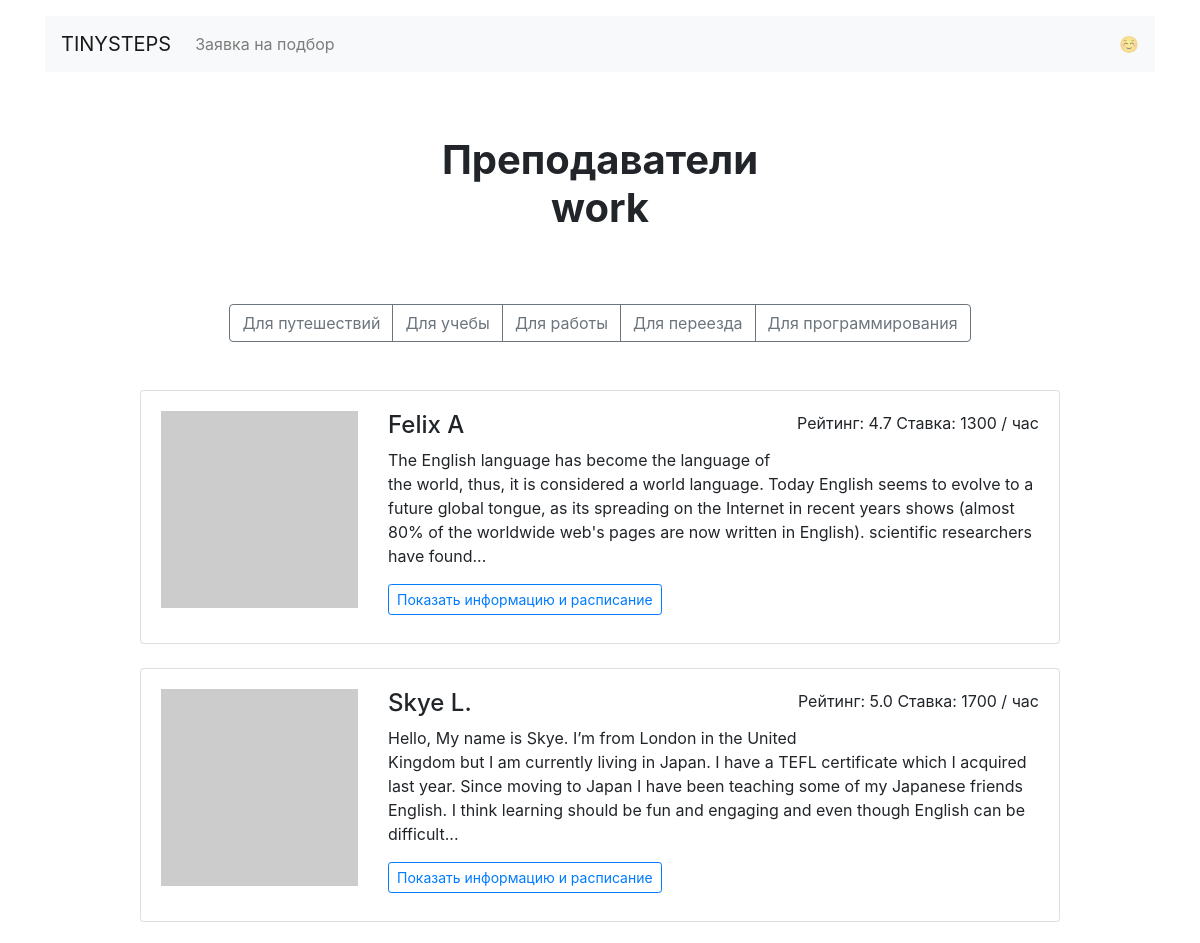
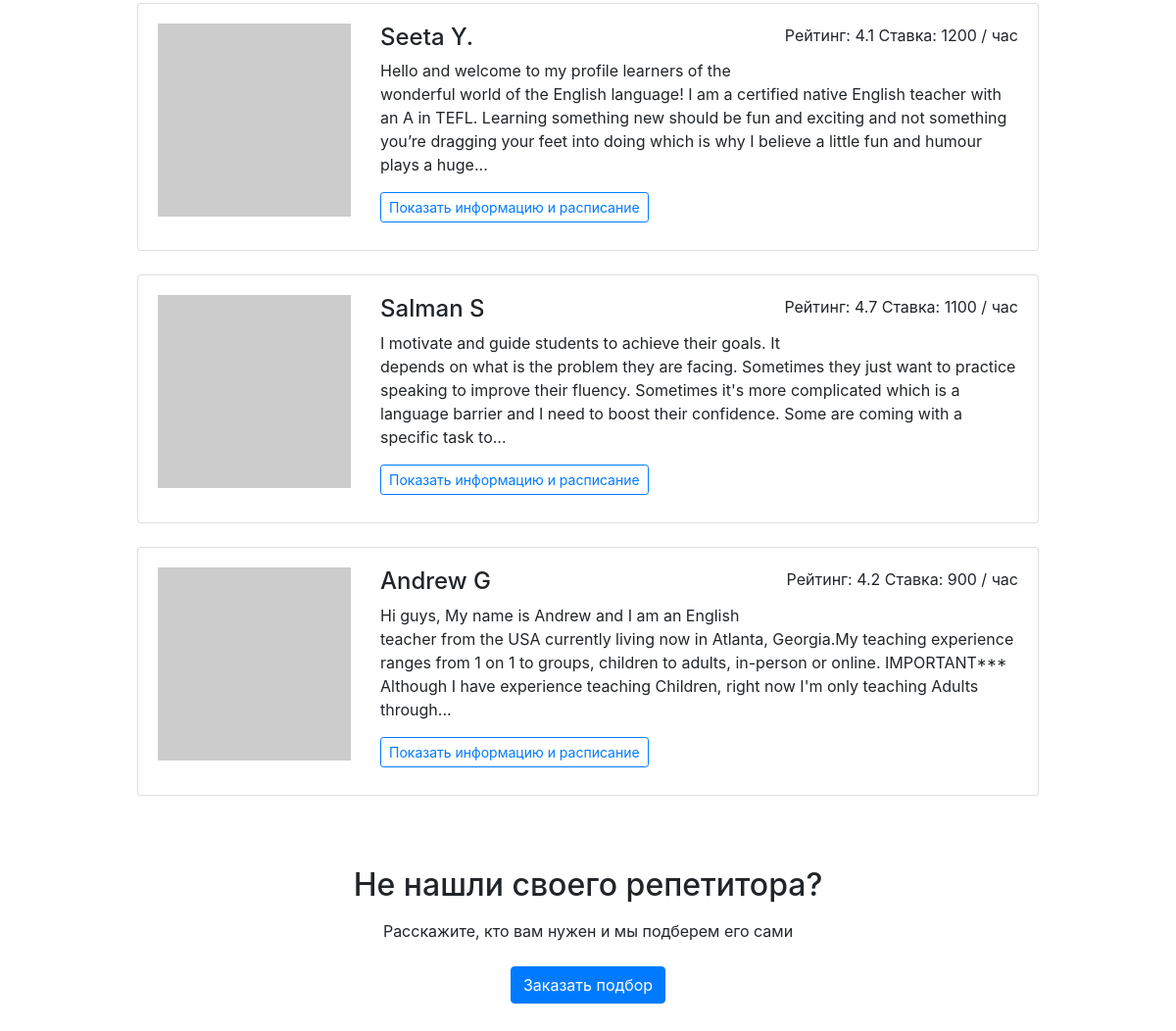
The app's page /goals/work/ with its own data (2 pictures, top to bottom).
### app.py (models this page shows)
class Teachers(db.Model):
    __tablename__ = "teachers"
    id = db.Column(db.Integer, primary_key=True)
    name = db.Column(db.String, nullable=False)
    about = db.Column(db.String)
    rating = db.Column(db.Float, nullable=False)
    picture = db.Column(db.String, nullable=False)
    price = db.Column(db.Integer, nullable=False)
    gender = db.Column(db.Boolean, nullable=False)
    travel = db.Column(db.Boolean, nullable=False)
    study = db.Column(db.Boolean, nullable=False)
    work = db.Column(db.Boolean, nullable=False)
    program = db.Column(db.Boolean, nullable=False)
    relocate = db.Column(db.Boolean, nullable=False)
    book = db.relationship("Booking")

### app.py (the view)
@app.route('/goals/<goal>/')
def render_goals_page(goal):
    teacher = db.session.query(Teachers).all()
    if goal == 'travel':
        teacher = db.session.query(Teachers).filter(Teachers.travel == True).all()
    elif goal == 'study':
        teacher = db.session.query(Teachers).filter(Teachers.study == True).all()
    elif goal == 'work':
        teacher = db.session.query(Teachers).filter(Teachers.work == True).all()
    elif goal == 'program':
        teacher = db.session.query(Teachers).filter(Teachers.program == True).all()
    return render_template('goal.html', teachers=teacher, goal=goal.lower(), goals=goals)

### templates/goal.html
{% extends 'base.html' %}
{% block container %}
<main class="container mt-3">
  <h1 class="h1 text-center w-50 mx-auto mt-1 py-5 mb-4"><strong>Преподаватели <br> {{ goal }}</strong></h1>
  <div class="text-center mb-5">
    <div class="btn-group mx-auto mb-0" role="group" aria-label="Basic example">
      {% for item in goals %}
        <a href="{{ url_for('render_goals_page', goal=item) }}" class="btn btn-outline-secondary">{{ goals[item] }}</a>
      {% endfor %}
    </div>
  </div>
  <div class="row">
    <div class="col-12 col-lg-10 offset-lg-1 m-auto">
    {% for teach in teachers %}
      <div class="card mb-4">
        <div class="card-body">
          <div class="row">
            <div class="col-3"><img src="{{ teach.picture }}" class="img-fluid" alt=""></div>
            <div class="col-9">
              <p class="float-right">Рейтинг: {{ teach.rating }} Ставка: {{ teach.price }} / час</p>
              <h2 class="h4">{{ teach.name }}</h2>
              <p>{{ teach.about|truncate(320) }}</p>
              <a href="{{ url_for('render_profiles_page', id_teacher=teach.id) }}" class="btn btn-outline-primary btn-sm mr-3 mb-2">Показать информацию и расписание</a>
            </div>
          </div>
        </div>
      </div>
    {% endfor %}
    </div>
  </div>
  <h2 class="text-center mt-5 mb-3">Не нашли своего репетитора?</h2>
  <p class="text-center mb-4">Расскажите, кто вам нужен и мы подберем его сами</p>
  <div class="text-center pb-5">
      <a href="{{ url_for('render_request_page') }}" class="btn btn-primary">Заказать подбор</a>
  </div>
</main>
{% endblock %}

### records on screen
Teachers: rating "4.7", price "1300", name "Felix A", about "The English language has become the language of the world, thus, it is considered a world language. Today English seems to evolve to a future global tongue, as its spreading on the Internet in recent years shows (almost 80% of the worldwide web's pages are now written in English). scientific researchers have found..."
Teachers: rating "5.0", price "1700", name "Skye L.", about "Hello, My name is Skye. I’m from London in the United Kingdom but I am currently living in Japan. I have a TEFL certificate which I acquired last year. Since moving to Japan I have been teaching some of my Japanese friends English. I think learning should be fun and engaging and even though English can be difficult..."
Teachers: rating "4.1", price "1200", name "Seeta Y.", about "Hello and welcome to my profile learners of the wonderful world of the English language! I am a certified native English teacher with an A in TEFL. Learning something new should be fun and exciting and not something you’re dragging your feet into doing which is why I believe a little fun and humour plays a huge..."
Teachers: rating "4.7", price "1100", name "Salman S", about "I motivate and guide students to achieve their goals. It depends on what is the problem they are facing. Sometimes they just want to practice speaking to improve their fluency. Sometimes it's more complicated which is a language barrier and I need to boost their confidence. Some are coming with a specific task to..."
Teachers: rating "4.2", price "900", name "Andrew G", about "Hi guys, My name is Andrew and I am an English teacher from the USA currently living now in Atlanta, Georgia.My teaching experience ranges from 1 on 1 to groups, children to adults, in-person or online. IMPORTANT*** Although I have experience teaching Children, right now I'm only teaching Adults through..."

### other values on screen
{{ goal }} "work"
{{ goals[item] }} "Для путешествий" "Для учебы" "Для работы" "Для переезда" "Для программирования"
